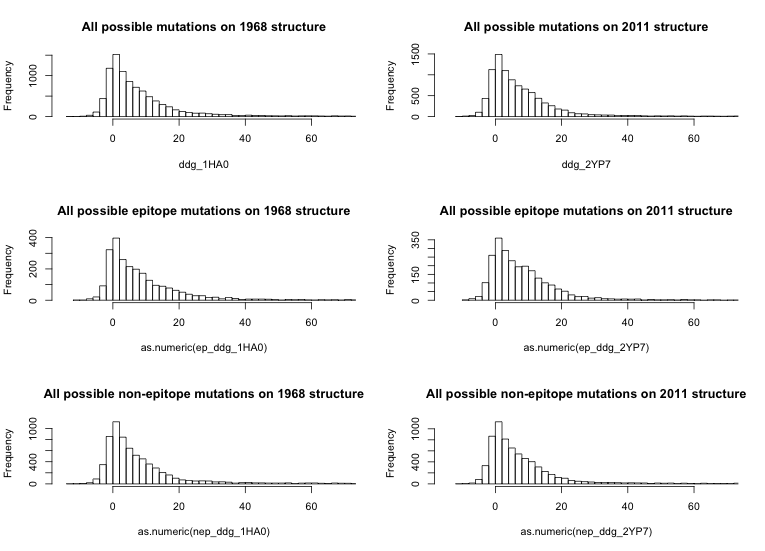

Recreate this plot in R.
#MKTIIALSYILCLVFAQKLPGNDNSTATLCLGHHAVPNGTIVKTITNDQIEVTNATELVQSSSTGGICDSPHQILDGENCTLIDALLGDPQCDGFQNKKWDLFVERSKAYSNCYPYDVPDYASLRSLVASSGTLEFNNESFNWTGVTQNGTSSACKRRSDKSFFSRLNWLTQLKYKYPALNVTMPNNEKFDKLYIWGVHHPGTDSDQTSLYVQASGRVTVSTKRSQQTVIPNIGSRPWVRGVSSRISIYWTIVKPGDILLINSTGNLIAPRGYFKIRSGKSSIMRSDAPIGTCNSECITPNGSIPNDKPFQNVNRITYGACPRYVKQNTLKLATGMRNVPEKQTRGIFGAIAGFIENGWEGMVDGWYGFRHQNSEGTGQAADLKSTQAAINQINGKLNRLIGKTNEKFHQIEKEFSEVEGRIQDLEKYVEDTKIDLWSYNAELLVALENQHTIDLTDSEMNKLFERTKKQLRENAEDMGNGCFKIYHKCDNACIGSIRNGTYDHDVYRDEALNNRFQIKGVELKSGYKDWILWISFAISCFLLCVALLGFIMWACQKGNIRCNICI
#QKLPGNDNSTATLCLGHHAVPNGTIVKTITNDQIEVTNATELVQSSSTGGICDSPHQILDGENCTLIDALLGDPQCDGFQNKKWDLFVERSKAYSNCYPYDVPDYASLRSLVASSGTLEFNNESFNWTGVTQNGTSSACKRRSDKSFFSRLNWLTQLKYKYPALNVTMPNNEKFDKLYIWGVHHPGTDSDQTSLYVQASGRVTVSTKRSQQTVIPNIGSRPWVRGVSSRISIYWTIVKPGDILLINSTGNLIAPRGYFKIRSGKSSIMRSDAPIGTCNSECITPNGSIPNDKPFQNVNRITYGACPRYVKQNTLKLATGMRNVPEKQTRGIFGAIAGFIENGWEGMVDGWYGFRHQNSEGTGQAADLKSTQAAINQINGKLNRLIGKTNEKFHQIEKEFSEVEGRIQDLEKYVEDTKIDLWSYNAELLVALENQHTIDLTDSEMNKLFERTKKQLRENAEDMGNGCFKIYHKCDNACIGSIRNGTYDHDVYRDEALNNRFQIKGVELKSGYKDWILWISFAISCFLLCVALLGFIMWACQKGNIRCNICI
#signal peptide is 16 sites long
#HA1 starts at "QKL..."
#The sequences I was giving to run_stability cluster included the sp
#In virus_stability.py align_to_outgroup function only compare from site 24 "STAT..."
#So sites in mutator and stability results will be from python index 8, but structure index 9. "STAT"
#So will have to subtract 1 from site position to get python index
#Receptor Binding sites are in the same order as mutator and stability results
#R indexing starts at 1

ddg_1 <- read.delim("~/Desktop/fhcrc/stability/augur/data_sets/0_1HA0_sequences_ddg.txt", header=FALSE)
ddg_2 <- read.delim("~/Desktop/fhcrc/stability/augur/data_sets/0_2YP7_sequences_ddg.txt", header=FALSE)
ddg_1HA0 = ddg_1$V1
ddg_2YP7 = ddg_2$V1
mutation_1HA0 = as.character(ddg_1$V2)
mutation_2YP7 = as.character(ddg_2$V2)

ep = "0000000000000000000000000000000000000000000011111011011001010011000100000001001011110011100110101000001100000100000001000110101011111101011010111110001010011111000101011011111111010010001111101110111001010001110011111111000000111110000000101010101110000000000011100100000001011011100000000000001001011000110111111000000000000000000000000000000000000000000000000000000000000000000000000000000000000000000000000000000000000000000000000000000000000000000000000000000000000000000000000000000000000000000000000000000000000000000000000000000000000000000000"
ep_ddg_1HA0 = list()
ep_ddg_2YP7 = list()
ep_mutation_1HA0 = list()
ep_mutation_2YP7 = list()

nep_ddg_1HA0 = list()
nep_ddg_2YP7 = list()
nep_mutation_1HA0 = list()
nep_mutation_2YP7 = list()

c1_ddg_1HA0 = list()
c1_ddg_2YP7 = list()
c1_mutation_1HA0 = list()
c1_mutation_2YP7 = list()

c2_ddg_1HA0 = list()
c2_ddg_2YP7 = list()
c2_mutation_1HA0 = list()
c2_mutation_2YP7 = list()

len = length(ddg_1HA0)
for(i in 1:len) {
  mutation = mutation_1HA0[i]
  site = as.numeric(substr(mutation, 2, nchar(mutation)-1))
  if (substr(ep,site,site) == "1") {
    ep_ddg_1HA0 = c(ep_ddg_1HA0, ddg_1HA0[i])
    ep_ddg_2YP7 = c(ep_ddg_2YP7, ddg_2YP7[i])
    ep_mutation_1HA0 = c(ep_mutation_1HA0, mutation_1HA0[i])
    ep_mutation_2YP7 = c(ep_mutation_2YP7, mutation_2YP7[i])
  } else if (substr(ep,site,site) =="0") {
    nep_ddg_1HA0 = c(nep_ddg_1HA0, ddg_1HA0[i])
    nep_ddg_2YP7 = c(nep_ddg_2YP7, ddg_2YP7[i])
    nep_mutation_1HA0 = c(nep_mutation_1HA0, mutation_1HA0[i])
    nep_mutation_2YP7 = c(nep_mutation_2YP7, mutation_2YP7[i])
  }
  if (site<345) {
    c1_ddg_1HA0 = c(c1_ddg_1HA0, ddg_1HA0[i])
    c1_ddg_2YP7 = c(c1_ddg_2YP7, ddg_2YP7[i])
    c1_mutation_1HA0 = c(c1_mutation_1HA0, mutation_1HA0[i])
    c1_mutation_2YP7 = c(c1_mutation_2YP7, mutation_2YP7[i])
  } else if (site>345) {
    c2_ddg_1HA0 = c(c2_ddg_1HA0, ddg_1HA0[i])
    c2_ddg_2YP7 = c(c2_ddg_2YP7, ddg_2YP7[i])
    c2_mutation_1HA0 = c(c2_mutation_1HA0, mutation_1HA0[i])
    c2_mutation_2YP7 = c(c2_mutation_2YP7, mutation_2YP7[i])
  }
}

old.par <- par(mfrow=c(3, 2))

hist(ddg_1HA0, breaks=100, xlim=c(-15,70), main="All possible mutations on 1968 structure")
hist(ddg_2YP7, breaks=100, xlim=c(-15,70), main="All possible mutations on 2011 structure")
hist(as.numeric(c1_ddg_1HA0), breaks=100, xlim=c(-15,70), main="All possible head mutations on 1968 structure")
hist(as.numeric(c1_ddg_2YP7), breaks=100, xlim=c(-15,70), main="All possible head mutations on 2011 structure")
hist(as.numeric(c2_ddg_1HA0), breaks=100, xlim=c(-15,70), main="All possible stalk mutations on 1968 structure")
hist(as.numeric(c2_ddg_2YP7), breaks=100, xlim=c(-15,70), main="All possible stalk mutations on 2011 structure")

hist(ddg_1HA0, breaks=100, xlim=c(-15,70), main="All possible mutations on 1968 structure")
hist(ddg_2YP7, breaks=100, xlim=c(-15,70), main="All possible mutations on 2011 structure")
hist(as.numeric(ep_ddg_1HA0), breaks=100, xlim=c(-15,70), main="All possible epitope mutations on 1968 structure")
hist(as.numeric(ep_ddg_2YP7), breaks=100, xlim=c(-15,70), main="All possible epitope mutations on 2011 structure")
hist(as.numeric(nep_ddg_1HA0), breaks=100, xlim=c(-15,70), main="All possible non-epitope mutations on 1968 structure")
hist(as.numeric(nep_ddg_2YP7), breaks=100, xlim=c(-15,70), main="All possible non-epitope mutations on 2011 structure")
par(old.par)
